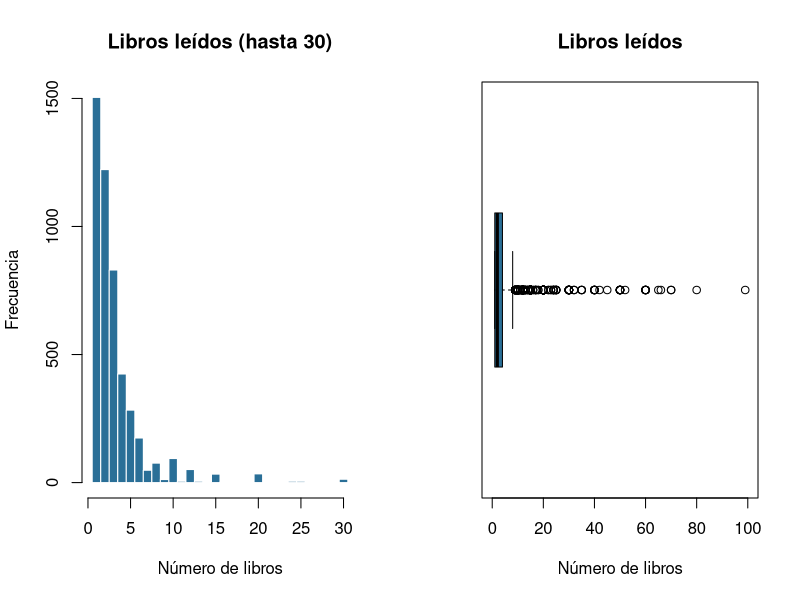
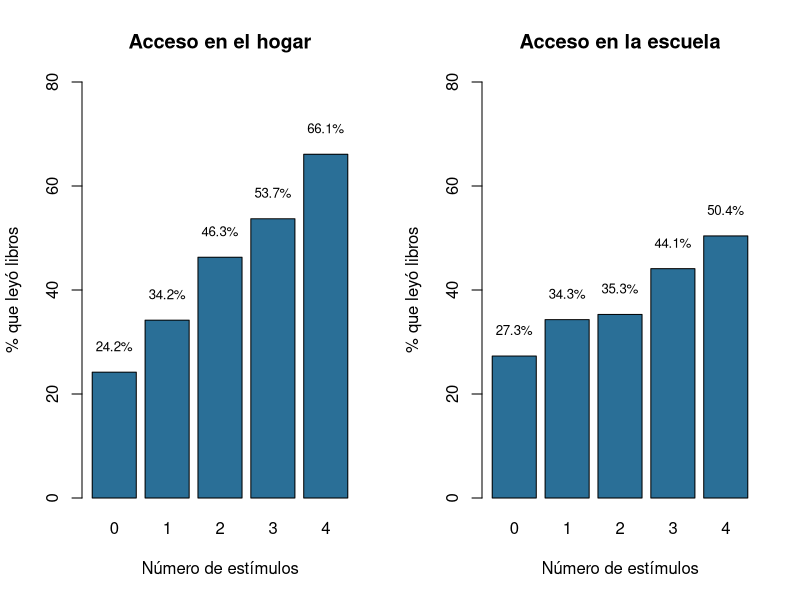
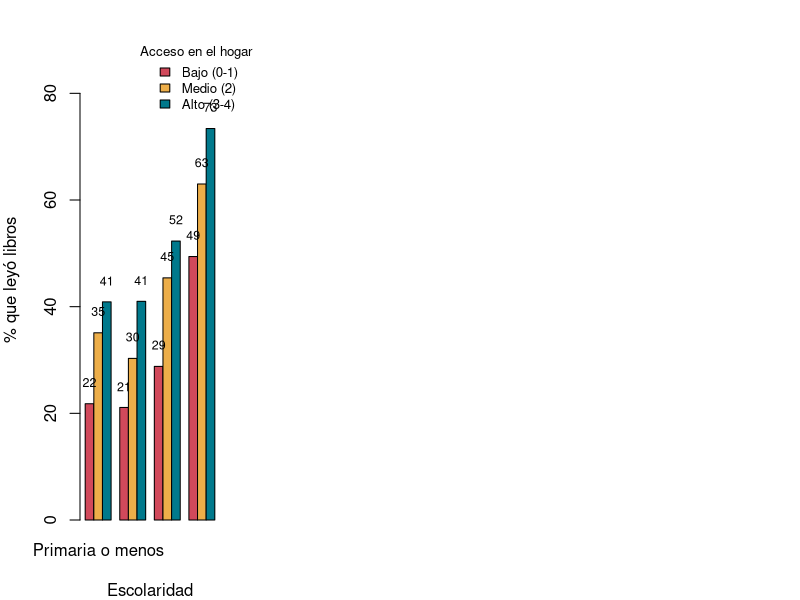
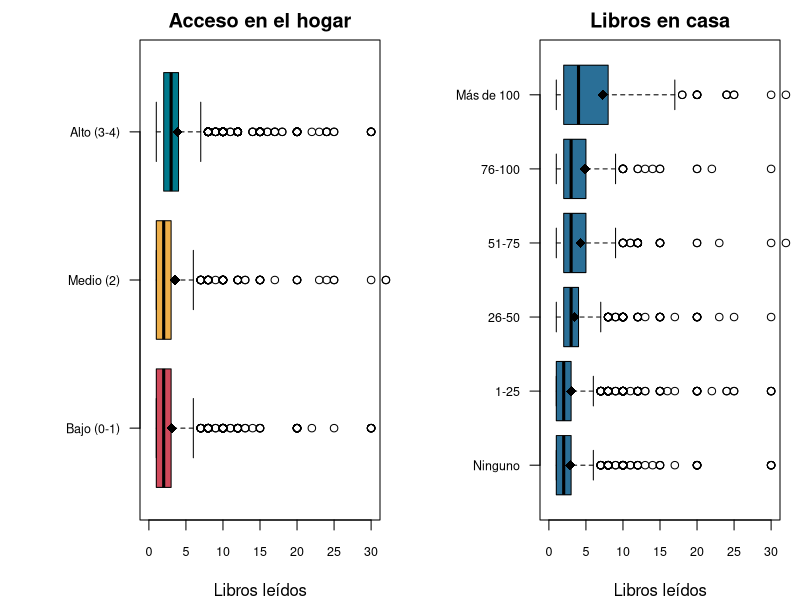
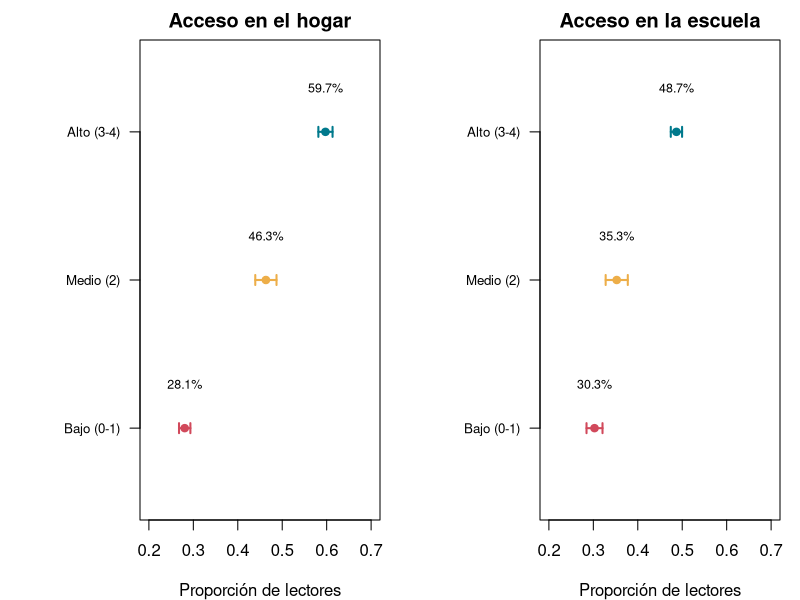
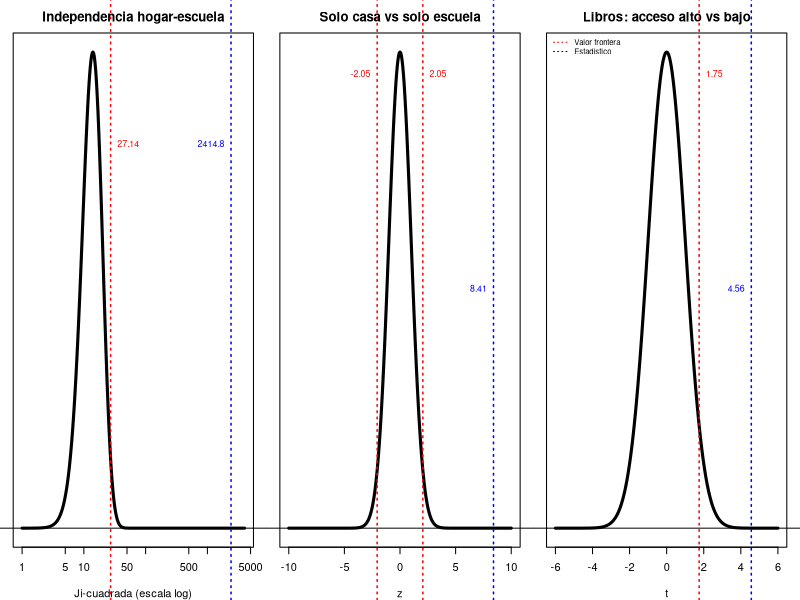
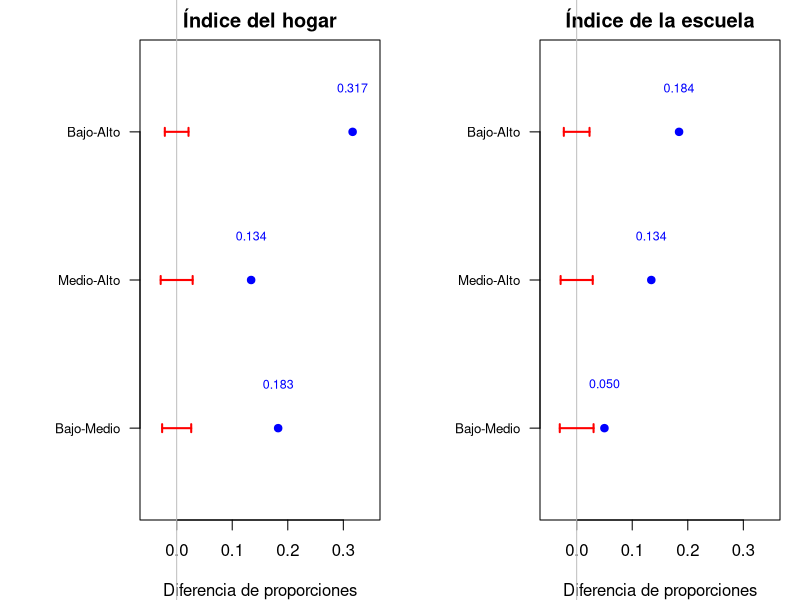
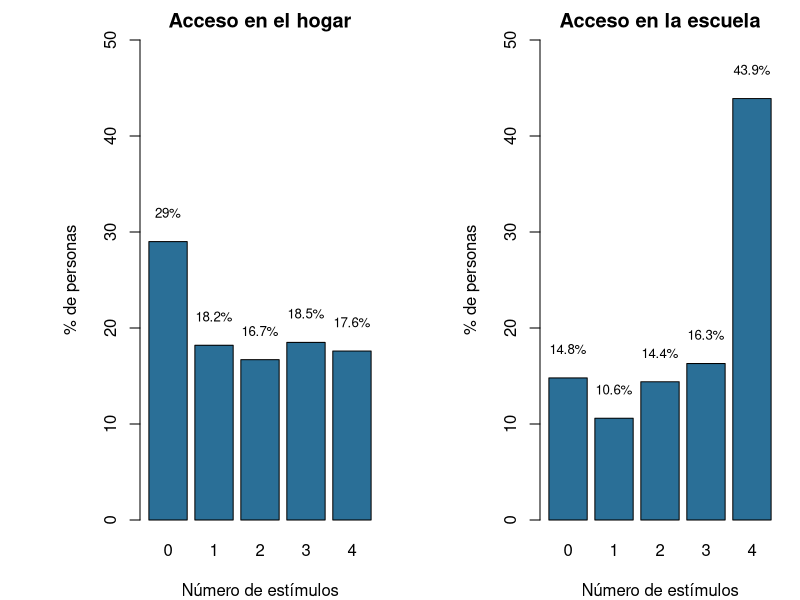

Write the R code that produced these figures, in order.
## ---- chunk 1
library(e1071) # sesgo y curtosis
library(boot)  # intervalo bootstrap de la varianza

datos = read.csv("../datos/procesados/molec_analisis.csv") # base preparada en la Etapa 2

alfa = 0.04
nc = 1 - alfa
z = qnorm(1 - alfa/2)

niveles = c("Bajo (0-1)", "Medio (2)", "Alto (3-4)")
datos$acceso_hogar = factor(datos$acceso_hogar, levels = niveles)
datos$acceso_esc3 = cut(datos$ind_escuela, breaks = c(-1, 1, 2, 4), labels = niveles)
datos$acceso_escuela = factor(datos$acceso_escuela, levels = c("Bajo (0-2)", "Alto (3-4)"))
datos$libros_casa = factor(datos$libros_casa,
                           levels = c("Ninguno", "1-25", "26-50", "51-75", "76-100", "Más de 100"))
datos$escolaridad = factor(datos$escolaridad,
                           levels = c("Primaria o menos", "Secundaria", "Media superior", "Superior"))
datos$grupo_edad = factor(datos$grupo_edad, levels = c("18-29", "30-44", "45-59", "60+"))

lect = subset(datos, datos$lee == 1) # solo lectores
colores = c("#d1495b", "#edae49", "#00798c")
## ---- chunk 2
faltantes = c(lee = sum(is.na(datos$lee)),
              libros = sum(is.na(lect$libros)),
              ind_hogar = sum(is.na(datos$ind_hogar)),
              ind_escuela = sum(is.na(datos$ind_escuela)),
              libros_casa = sum(is.na(datos$libros_casa)),
              escolaridad = sum(is.na(datos$escolaridad)),
              edad = sum(is.na(datos$edad)))
total = c(nrow(datos), nrow(lect), rep(nrow(datos), 5))
data.frame(Faltantes = faltantes, Porcentaje = round(100 * faltantes / total, 1))
## ---- chunk 3
medidas = function(x) {
  x = x[!is.na(x)]
  c(n = length(x), Media = mean(x), Mediana = median(x), RangoMedio = (max(x) + min(x)) / 2,
    DesvEst = sd(x), CV = 100 * sd(x) / mean(x), Q1 = unname(quantile(x, 0.25)),
    Q3 = unname(quantile(x, 0.75)), Min = min(x), Max = max(x),
    Sesgo = skewness(x), Curtosis = kurtosis(x))
}
round(rbind(Libros = medidas(lect$libros), Edad = medidas(datos$edad),
            Indice_hogar = medidas(datos$ind_hogar), Indice_escuela = medidas(datos$ind_escuela)), 2)

round(100 * mean(datos$lee), 1)                          # % de lectores
x = lect$libros
sum(x > quantile(x, 0.75) + 1.5 * IQR(x))                # datos atípicos
## ---- chunk 4
par(mfrow = c(1, 2))
hist(x[x <= 30], breaks = seq(0.5, 30.5, 1), col = "#2a6f97", border = "white",
     main = "Libros leídos (hasta 30)", xlab = "Número de libros", ylab = "Frecuencia")
boxplot(x, horizontal = TRUE, col = "#2a6f97", ylim = c(0, 100),
        main = "Libros leídos", xlab = "Número de libros")
## ---- chunk 5
pct_hogar = round(100 * tapply(datos$lee, datos$ind_hogar, mean), 1)
pct_escuela = round(100 * tapply(datos$lee, datos$ind_escuela, mean), 1)
rbind(Hogar = pct_hogar, Escuela = pct_escuela)
round(100 * tapply(datos$lee, datos$libros_casa, mean), 1)

par(mfrow = c(1, 2))
b = barplot(pct_hogar, col = "#2a6f97", ylim = c(0, 80), main = "Acceso en el hogar",
            xlab = "Número de estímulos", ylab = "% que leyó libros")
text(b, pct_hogar + 5, paste0(pct_hogar, "%"), cex = 0.8)
b = barplot(pct_escuela, col = "#2a6f97", ylim = c(0, 80), main = "Acceso en la escuela",
            xlab = "Número de estímulos", ylab = "% que leyó libros")
text(b, pct_escuela + 5, paste0(pct_escuela, "%"), cex = 0.8)
## ---- chunk 6
round(100 * tapply(datos$lee, datos$escolaridad, mean), 1)
round(100 * prop.table(table(datos$acceso_hogar, datos$escolaridad), 2), 1)
tab_esc = round(100 * tapply(datos$lee, list(datos$acceso_hogar, datos$escolaridad), mean), 1)
tab_esc

par(mar = c(4, 4, 2, 9), xpd = TRUE)
b = barplot(tab_esc, beside = TRUE, col = colores, ylim = c(0, 90),
            ylab = "% que leyó libros", xlab = "Escolaridad")
text(b, tab_esc + 4, round(tab_esc), cex = 0.75)
legend("topright", inset = c(-0.25, 0), legend = rownames(tab_esc), fill = colores,
       title = "Acceso en el hogar", bty = "n", cex = 0.8)
## ---- chunk 7
round(100 * tapply(datos$lee, list(datos$acceso_hogar, datos$acceso_escuela), mean), 1)
table(datos$acceso_hogar, datos$acceso_escuela)
round(100 * prop.table(table(datos$acceso_hogar, datos$acceso_escuela), 1), 1)
## ---- chunk 8
round(data.frame(n = tapply(lect$libros, lect$acceso_hogar, length),
                 media = tapply(lect$libros, lect$acceso_hogar, mean),
                 mediana = tapply(lect$libros, lect$acceso_hogar, median),
                 desv = tapply(lect$libros, lect$acceso_hogar, sd)), 2)
round(100 * tapply(lect$libros > 5, lect$acceso_hogar, mean), 1)

par(mfrow = c(1, 2), mar = c(4, 7, 2, 1))
boxplot(libros ~ acceso_hogar, data = lect, horizontal = TRUE, col = colores, ylim = c(0, 30),
        las = 1, main = "Acceso en el hogar", xlab = "Libros leídos", ylab = "", cex.axis = 0.75)
points(tapply(lect$libros, lect$acceso_hogar, mean), 1:3, pch = 18, cex = 1.4)
boxplot(libros ~ libros_casa, data = lect, horizontal = TRUE, col = "#2a6f97", ylim = c(0, 30),
        las = 1, main = "Libros en casa", xlab = "Libros leídos", ylab = "", cex.axis = 0.75)
points(tapply(lect$libros, lect$libros_casa, mean), 1:6, pch = 18, cex = 1.4)
## ---- chunk 9
ic_prop = function(x) {
  x = x[!is.na(x)]
  n = length(x); p = mean(x)
  e = z * sqrt(p * (1 - p) / n)
  c(n = n, p = p, LI = p - e, LS = p + e, np = n * p, nq = n * (1 - p))
}
ic_dif_prop = function(x1, x2) {
  x1 = x1[!is.na(x1)]; x2 = x2[!is.na(x2)]
  p1 = mean(x1); p2 = mean(x2); n1 = length(x1); n2 = length(x2)
  e = z * sqrt(p1 * (1 - p1) / n1 + p2 * (1 - p2) / n2)
  c(p1 = p1, p2 = p2, dif = p1 - p2, LI = p1 - p2 - e, LS = p1 - p2 + e)
}

# Proporción de lectores por nivel de acceso en el hogar (z)
IC_hogar = t(sapply(niveles, function(k) ic_prop(datos$lee[datos$acceso_hogar == k])))
round(IC_hogar, 4)

# Diferencia de proporciones: superior - primaria o menos (z)
IC_esc = ic_dif_prop(datos$lee[datos$escolaridad == "Superior"],
                     datos$lee[datos$escolaridad == "Primaria o menos"])
round(IC_esc, 4)

# Diferencia de proporciones con acceso bajo en casa: escuela alta - escuela baja (z)
bajo_casa = subset(datos, datos$acceso_hogar == "Bajo (0-1)")
IC_comp = ic_dif_prop(bajo_casa$lee[bajo_casa$acceso_escuela == "Alto (3-4)"],
                      bajo_casa$lee[bajo_casa$acceso_escuela == "Bajo (0-2)"])
round(IC_comp, 4)

# Diferencia de medias de libros: acceso alto - bajo en el hogar (t de Welch)
lib_alto = lect$libros[lect$acceso_hogar == "Alto (3-4)" & !is.na(lect$acceso_hogar)]
lib_bajo = lect$libros[lect$acceso_hogar == "Bajo (0-1)" & !is.na(lect$acceso_hogar)]
c(n_alto = length(lib_alto), media_alto = mean(lib_alto), sd_alto = sd(lib_alto),
  n_bajo = length(lib_bajo), media_bajo = mean(lib_bajo), sd_bajo = sd(lib_bajo))
t.test(lib_alto, lib_bajo, var.equal = FALSE, conf.level = nc)$conf.int

# Varianza de libros, lectores con más de 100 libros en casa (bootstrap BCa)
x100 = lect$libros[lect$libros_casa == "Más de 100" & !is.na(lect$libros_casa)]
c(n = length(x100), varianza = var(x100))
set.seed(101)
b100 = boot(x100, function(x, i) var(x[i]), R = 2000) # 2000 remuestreos
boot.ci(b100, conf = nc, type = "bca")
## ---- chunk 10
IC_esc3 = t(sapply(niveles, function(k) ic_prop(datos$lee[datos$acceso_esc3 == k])))
round(IC_esc3, 4)

par(mfrow = c(1, 2), mar = c(4, 7, 2, 1))
for (g in list(list(IC_hogar, "Acceso en el hogar"), list(IC_esc3, "Acceso en la escuela"))) {
  M = g[[1]]
  plot(0, ylim = c(0.5, 3.5), xlim = c(0.2, 0.7), yaxt = "n", ylab = "",
       xlab = "Proporción de lectores", main = g[[2]])
  axis(2, at = 1:3, labels = niveles, las = 1, cex.axis = 0.8)
  arrows(M[, "LI"], 1:3, M[, "LS"], 1:3, angle = 90, code = 3, length = 0.05, lwd = 2, col = colores)
  points(M[, "p"], 1:3, pch = 19, col = colores)
  text(M[, "p"], 1:3 + 0.3, sprintf("%.1f%%", 100 * M[, "p"]), cex = 0.75)
}
## ---- chunk 11
T = table(Hogar = datos$ind_hogar, Escuela = datos$ind_escuela)
addmargins(T)
chi = chisq.test(T)
min(chi$expected)                       # frecuencia esperada más pequeña
gl = (nrow(T) - 1) * (ncol(T) - 1)
chi_f = qchisq(1 - alfa, gl)            # valor frontera
c(chi2 = unname(chi$statistic), gl = gl, frontera = chi_f, p = chi$p.value)
round(100 * prop.table(T, 1), 1)        # porcentaje por renglón
## ---- chunk 12
solo_casa = subset(datos, datos$ind_hogar > 0 & datos$ind_escuela == 0)
solo_esc  = subset(datos, datos$ind_hogar == 0 & datos$ind_escuela > 0)
x = c(sum(solo_casa$lee), sum(solo_esc$lee)); n = c(nrow(solo_casa), nrow(solo_esc))
rbind(Lectores = x, Total = n, Proporcion = round(x / n, 4))

pc = sum(x) / sum(n)
ze_ce = (x[1]/n[1] - x[2]/n[2]) / sqrt(pc * (1 - pc) * (1/n[1] + 1/n[2]))
zf_ce = qnorm(1 - alfa/2)
c(z = ze_ce, frontera = zf_ce, p = 2 * pnorm(-abs(ze_ce)))
prop.test(x, n, conf.level = nc, correct = FALSE)
## ---- chunk 13
prueba_z = function(x1, x2) {
  x1 = x1[!is.na(x1)]; x2 = x2[!is.na(x2)]
  p1 = mean(x1); p2 = mean(x2); n1 = length(x1); n2 = length(x2)
  pc = (sum(x1) + sum(x2)) / (n1 + n2)
  se = sqrt(pc * (1 - pc) * (1/n1 + 1/n2))
  c(p1 = p1, p2 = p2, dif = p2 - p1, frontera = qnorm(1 - alfa/2) * se,
    z = (p2 - p1) / se, p = 2 * pnorm(-abs((p2 - p1) / se)))
}
pares = list(c(1, 2), c(2, 3), c(1, 3))
comparar = function(acc) t(sapply(pares, function(pr)
  prueba_z(datos$lee[acc == niveles[pr[1]]], datos$lee[acc == niveles[pr[2]]])))
Z_hogar = comparar(datos$acceso_hogar)
Z_esc   = comparar(datos$acceso_esc3)
rownames(Z_hogar) = rownames(Z_esc) = c("Bajo-Medio", "Medio-Alto", "Bajo-Alto")
round(Z_hogar, 4)
round(Z_esc, 4)
## ---- chunk 14
prueba_t = t.test(lib_alto, lib_bajo, alternative = "greater", var.equal = FALSE, conf.level = nc)
tf = qt(1 - alfa, prueba_t$parameter)   # valor frontera
c(t = unname(prueba_t$statistic), gl = unname(prueba_t$parameter), frontera = tf,
  p = prueba_t$p.value)
## ---- chunk 15
shapiro.test(lib_alto)                               # normalidad, acceso alto
shapiro.test(lib_bajo)                               # normalidad, acceso bajo
var.test(lib_alto, lib_bajo, conf.level = nc)        # prueba F de cociente de varianzas
## ---- chunk 16
niv_esc = levels(datos$escolaridad)
Z_escol = t(sapply(1:3, function(i)
  prueba_z(datos$lee[datos$escolaridad == niv_esc[i]], datos$lee[datos$escolaridad == niv_esc[i + 1]])))
rownames(Z_escol) = c("Primaria-Secundaria", "Secundaria-Media superior", "Media superior-Superior")
round(Z_escol, 4)
# IC 96% de cada diferencia
t(sapply(1:3, function(i) round(ic_dif_prop(datos$lee[datos$escolaridad == niv_esc[i + 1]],
                                            datos$lee[datos$escolaridad == niv_esc[i]]), 4)))
## ---- chunk 17
par(mfrow = c(1, 3), mar = c(4, 1, 2.5, 1))
# Ji-cuadrada con 16 gl (eje en escala logarítmica)
xc = exp(seq(log(1), log(4000), length = 400))
plot(xc, dchisq(xc, gl), type = "l", lwd = 3, log = "x", yaxt = "n", ylab = "",
     xlab = "Ji-cuadrada (escala log)", main = "Independencia hogar-escuela")
abline(h = 0)
abline(v = chi_f, col = "red", lty = 3, lwd = 1.5); text(chi_f, 0.06, round(chi_f, 2), col = "red", cex = 0.8, pos = 4)
abline(v = chi$statistic, col = "blue", lty = 3, lwd = 1.5); text(chi$statistic, 0.06, round(chi$statistic, 1), col = "blue", cex = 0.8, pos = 2)
# z de dos colas
xz = seq(-10, 10, 0.05)
plot(xz, dnorm(xz), type = "l", lwd = 3, yaxt = "n", ylab = "", xlab = "z",
     main = "Solo casa vs solo escuela")
abline(h = 0)
abline(v = c(-zf_ce, zf_ce), col = "red", lty = 3, lwd = 1.5)
text(-zf_ce, 0.38, round(-zf_ce, 2), col = "red", cex = 0.8, pos = 2)
text(zf_ce, 0.38, round(zf_ce, 2), col = "red", cex = 0.8, pos = 4)
abline(v = ze_ce, col = "blue", lty = 3, lwd = 1.5); text(ze_ce, 0.2, round(ze_ce, 2), col = "blue", cex = 0.8, pos = 2)
# t de una cola
xt = seq(-6, 6, 0.05)
plot(xt, dt(xt, prueba_t$parameter), type = "l", lwd = 3, yaxt = "n", ylab = "", xlab = "t",
     main = "Libros: acceso alto vs bajo")
abline(h = 0)
abline(v = tf, col = "red", lty = 3, lwd = 1.5); text(tf, 0.38, round(tf, 2), col = "red", cex = 0.8, pos = 4)
abline(v = prueba_t$statistic, col = "blue", lty = 3, lwd = 1.5)
text(prueba_t$statistic, 0.2, round(prueba_t$statistic, 2), col = "blue", cex = 0.8, pos = 2)
legend("topleft", c("Valor frontera", "Estadístico"), col = c("red", "blue"), lty = 3, cex = 0.7, bty = "n")
## ---- chunk 18
par(mfrow = c(1, 2), mar = c(4, 7, 2, 1))
for (g in list(list(Z_hogar, "Índice del hogar"), list(Z_esc, "Índice de la escuela"))) {
  M = g[[1]]
  plot(0, ylim = c(0.5, 3.5), xlim = c(-0.05, 0.35), yaxt = "n", ylab = "",
       xlab = "Diferencia de proporciones", main = g[[2]])
  axis(2, at = 1:3, labels = rownames(M), las = 1, cex.axis = 0.8)
  abline(v = 0, col = "gray")
  arrows(-M[, "frontera"], 1:3, M[, "frontera"], 1:3, angle = 90, code = 3, length = 0.04,
         lwd = 2, col = "red")
  points(M[, "dif"], 1:3, pch = 19, col = "blue")
  text(M[, "dif"], 1:3 + 0.3, sprintf("%.3f", M[, "dif"]), cex = 0.75, col = "blue")
}
## ---- chunk 19
par(mfrow = c(1, 2))
p1 = round(100 * prop.table(table(datos$ind_hogar)), 1)
b1 = barplot(p1, col = "#2a6f97", ylim = c(0, 50), main = "Acceso en el hogar",
             xlab = "Número de estímulos", ylab = "% de personas")
text(b1, p1 + 3, paste0(p1, "%"), cex = 0.8)
p2 = round(100 * prop.table(table(datos$ind_escuela)), 1)
b2 = barplot(p2, col = "#2a6f97", ylim = c(0, 50), main = "Acceso en la escuela",
             xlab = "Número de estímulos", ylab = "% de personas")
text(b2, p2 + 3, paste0(p2, "%"), cex = 0.8)
## ---- chunk 20
par(mfrow = c(1, 2))
hist(datos$edad, breaks = seq(15, 100, 5), col = "#2a6f97", border = "white",
     main = "Edad", xlab = "Edad (años)", ylab = "Frecuencia")
boxplot(datos$edad, horizontal = TRUE, col = "#2a6f97", main = "Edad", xlab = "Edad (años)")
## ---- chunk 21
par(mfrow = c(1, 2), mar = c(6, 4, 2, 1))
pe = round(100 * prop.table(table(datos$escolaridad)), 1)
b = barplot(pe, col = "#2a6f97", las = 2, ylim = c(0, 45), main = "Escolaridad",
            ylab = "% de personas", cex.names = 0.75)
text(b, pe + 3, paste0(pe, "%"), cex = 0.8)
pl = round(100 * prop.table(table(datos$libros_casa)), 1)
b = barplot(pl, col = "#2a6f97", las = 2, ylim = c(0, 50), main = "Libros en casa (infancia)",
            ylab = "% de personas", cex.names = 0.75)
text(b, pl + 3, paste0(pl, "%"), cex = 0.8)
## ---- chunk 22
plot(lect$edad, lect$libros, col = "#2a6f97", pch = 21, ylim = c(0, 100),
     xlab = "Edad (años)", ylab = "Libros leídos", main = "Edad y libros leídos (lectores)")
cor(lect$edad, lect$libros)
## ---- chunk 23
frecuencias = function(v) {
  f = table(v)
  data.frame(Frecuencia = as.vector(f),
             Porcentaje = round(100 * as.vector(prop.table(f)), 1),
             Acumulado = round(100 * cumsum(prop.table(f)), 1),
             row.names = names(f))
}
frecuencias(datos$escolaridad)
frecuencias(datos$libros_casa)
## ---- chunk 24
resumen_libros = function(g) {
  round(data.frame(pct_lectores = 100 * tapply(datos$lee, datos[[g]], mean),
                   n = tapply(lect$libros, lect[[g]], length),
                   media = tapply(lect$libros, lect[[g]], mean),
                   mediana = tapply(lect$libros, lect[[g]], median),
                   Q1 = tapply(lect$libros, lect[[g]], quantile, 0.25),
                   Q3 = tapply(lect$libros, lect[[g]], quantile, 0.75),
                   desv = tapply(lect$libros, lect[[g]], sd)), 2)
}
resumen_libros("libros_casa")
resumen_libros("escolaridad")
## ---- chunk 25
round(rbind(`Índice hogar` = tapply(datos$ind_hogar, datos$grupo_edad, mean, na.rm = TRUE),
            `Índice escuela` = tapply(datos$ind_escuela, datos$grupo_edad, mean, na.rm = TRUE),
            `% lectores` = 100 * tapply(datos$lee, datos$grupo_edad, mean)), 2)
round(100 * tapply(datos$lee, list(datos$acceso_hogar, datos$grupo_edad), mean), 1)
## ---- chunk 26
pct_anio = round(100 * tapply(datos$lee, datos$anio, mean), 1)
pct_anio_acc = round(100 * tapply(datos$lee, list(datos$acceso_hogar, datos$anio), mean), 1)
rbind(Total = pct_anio, pct_anio_acc,
      Brecha = pct_anio_acc["Alto (3-4)", ] - pct_anio_acc["Bajo (0-1)", ])
round(rbind(Mediana = tapply(lect$libros, lect$anio, median),
            Media = tapply(lect$libros, lect$anio, mean)), 2)

par(mar = c(4, 4, 1, 9), xpd = TRUE)
anios = 2019:2024
plot(anios, pct_anio_acc[1, ], type = "o", col = colores[1], pch = 16, lwd = 2, ylim = c(0, 80),
     xlab = "Año", ylab = "% que leyó libros")
lines(anios, pct_anio_acc[2, ], type = "o", col = colores[2], pch = 16, lwd = 2)
lines(anios, pct_anio_acc[3, ], type = "o", col = colores[3], pch = 16, lwd = 2)
lines(anios, pct_anio, type = "o", col = "black", lty = 2)
legend("topright", inset = c(-0.27, 0), legend = c(rownames(pct_anio_acc), "Total"),
       col = c(colores, "black"), lty = c(1, 1, 1, 2), pch = c(16, 16, 16, 1),
       title = "Acceso en el hogar", bty = "n", cex = 0.8)
## ---- chunk 27
round(100 * prop.table(T, 1), 1)
## ---- chunk 28
#| fig-width: 7.5
#| fig-height: 2.4
# Dibuja un intervalo horizontal con su estimación puntual y una línea en 0
graficar_ic = function(est, li, ls, titulo, eje, color) {
  margen = max((ls - li) * 0.6, ls * 0.15)
  plot(0, type = "n", ylim = c(0, 2), xlim = c(min(0, li) - margen, ls + margen), yaxt = "n", ylab = "",
       xlab = eje, main = titulo, cex.main = 0.9)
  abline(v = 0, lty = 2, col = "gray50")
  arrows(li, 1, ls, 1, angle = 90, code = 3, length = 0.08, lwd = 2, col = color)
  points(est, 1, pch = 19, col = color)
  text(c(li, ls), c(1, 1), sprintf("%.3f", c(li, ls)), pos = c(2, 4), cex = 0.75)
  text(est, 1.4, sprintf("%.3f", est), cex = 0.75)
}
IC_med = t.test(lib_alto, lib_bajo, var.equal = FALSE, conf.level = nc)$conf.int
par(mfrow = c(1, 3), mar = c(4, 1, 2.5, 1))
graficar_ic(IC_esc["dif"], IC_esc["LI"], IC_esc["LS"], "Superior − primaria o menos",
            "Diferencia de proporciones", "#00798c")
graficar_ic(IC_comp["dif"], IC_comp["LI"], IC_comp["LS"], "Acceso bajo en casa: escuela alta − baja",
            "Diferencia de proporciones", "#2a6f97")
graficar_ic(mean(lib_alto) - mean(lib_bajo), IC_med[1], IC_med[2], "Libros: acceso alto − bajo",
            "Diferencia de medias (libros)", "#d1495b")
## ---- chunk 29
#| fig-width: 7.5
#| fig-height: 2.4
ic_b = boot.ci(b100, conf = nc, type = "bca")$bca[4:5]   # límites del intervalo BCa
s2 = var(x100)
par(mfrow = c(1, 2), mar = c(4, 1, 2.5, 1), cex = 0.66)
for (g in list(list(s2, ic_b, "Varianza"), list(sqrt(s2), sqrt(ic_b), "Desviación estándar"))) {
  plot(0, type = "n", ylim = c(0, 2), xlim = c(g[[2]][1] * 0.8, g[[2]][2] * 1.1), yaxt = "n", ylab = "",
       xlab = paste(g[[3]], "(libros)"), main = g[[3]], cex.main = 0.9)
  arrows(g[[2]][1], 1, g[[2]][2], 1, angle = 90, code = 3, length = 0.08, lwd = 2, col = "#2a6f97")
  abline(v = g[[1]], col = "red", lwd = 2)
  text(g[[2]], c(0.6, 0.6), sprintf("%.2f", g[[2]]), cex = 0.75)
  text(g[[1]], 1.5, sprintf("%.2f", g[[1]]), pos = 4, cex = 0.75)
}
## ---- chunk 30
#| fig-width: 4.5
#| fig-height: 3
p_g = c(Escuela = x[2] / n[2], Hogar = x[1] / n[1])                       # solo escuela, solo hogar
e_g = z * sqrt(p_g * (1 - p_g) / c(n[2], n[1]))                           # margen de error al 96%
par(mar = c(4, 4, 2, 1))
bp = barplot(p_g, ylim = c(0, 1), col = c("skyblue", "orange"), ylab = "Proporción",
             names.arg = c("Solo escuela", "Solo hogar"), main = "Proporción de lectores (IC 96%)")
arrows(bp, p_g - e_g, bp, p_g + e_g, angle = 90, code = 3, length = 0.1, lwd = 2)
text(bp, p_g + e_g + 0.06, sprintf("%.1f%%", 100 * p_g), cex = 0.85)
## ---- chunk 31
#| fig-width: 6.5
#| fig-height: 3.2
pct_escol = 100 * tapply(datos$lee, datos$escolaridad, mean)
par(mar = c(4, 4, 2, 1))
b = barplot(pct_escol, col = "#2a6f97", ylim = c(0, 85), ylab = "% que leyó libros",
            cex.names = 0.8, main = "Lectores por escolaridad")
text(b, pct_escol + 4, sprintf("%.1f%%", pct_escol), cex = 0.8)
etiquetas = sprintf("+%.1f pts\nz = %.2f", 100 * Z_escol[, "dif"], Z_escol[, "z"])
xm = (b[-1] + b[-4]) / 2                                   # punto medio entre barras vecinas
text(xm, 78, etiquetas, cex = 0.7, col = ifelse(abs(Z_escol[, "z"]) > zf_ce, "black", "gray50"))
